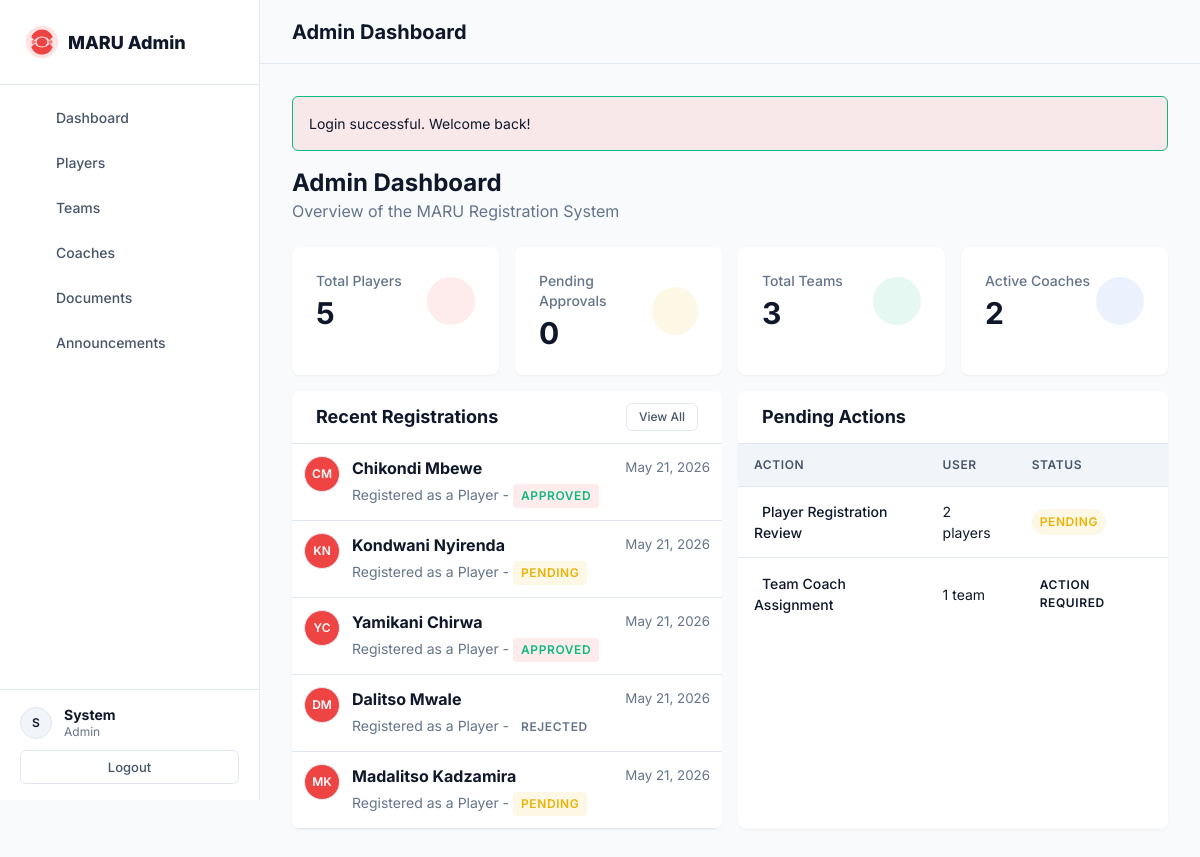
The page /admin (signed in) on the database its author committed.
### tables this page shows
CREATE TABLE IF NOT EXISTS players (
    id INT AUTO_INCREMENT PRIMARY KEY,
    user_id INT NOT NULL UNIQUE,
    team_id INT NULL,
    date_of_birth DATE NOT NULL,
    gender ENUM('male', 'female', 'other') NOT NULL,
    nationality VARCHAR(100) NOT NULL,
    address TEXT,
    position VARCHAR(50),
    playing_experience INT DEFAULT 0,
    previous_clubs TEXT,
    emergency_contact_name VARCHAR(100),
    emergency_contact_phone VARCHAR(20),
    emergency_contact_relationship VARCHAR(50),
    registration_status ENUM('pending', 'under_review', 'approved', 'rejected') DEFAULT 'pending',
    registration_notes TEXT,
    registered_at TIMESTAMP DEFAULT CURRENT_TIMESTAMP,
    reviewed_at TIMESTAMP NULL,
    reviewed_by INT NULL,
    FOREIGN KEY (user_id) REFERENCES users(id) ON DELETE CASCADE,
    FOREIGN KEY (team_id) REFERENCES teams(id) ON DELETE SET NULL,
    FOREIGN KEY (reviewed_by) REFERENCES users(id) ON DELETE SET NULL
);

CREATE TABLE IF NOT EXISTS users (
    id INT AUTO_INCREMENT PRIMARY KEY,
    email VARCHAR(255) UNIQUE NOT NULL,
    password VARCHAR(255) NOT NULL,
    role ENUM('player', 'coach', 'admin') NOT NULL,
    first_name VARCHAR(100) NOT NULL,
    last_name VARCHAR(100) NOT NULL,
    phone VARCHAR(20),
    avatar VARCHAR(255) DEFAULT NULL,
    is_active TINYINT(1) DEFAULT 1,
    created_at TIMESTAMP DEFAULT CURRENT_TIMESTAMP,
    updated_at TIMESTAMP DEFAULT CURRENT_TIMESTAMP ON UPDATE CURRENT_TIMESTAMP
);

### index.php (called while the page is built, shortened)
<?php
spl_autoload_register(function ($class) {
    $prefix = 'App\\';
    $base_dir = __DIR__ . '/src/';
    $len = strlen($prefix);
    $relative_class = substr($class, $len);
    $file = $base_dir . str_replace('\\', '/', $relative_class) . '.php';
    $config_file = __DIR__ . '/config/' . str_replace('\\', '/', $relative_class) . '.php';
});
$router = new Router();
$router->get('/', 'PageController@welcome');
$router->get('/login', 'AuthController@showLogin');
$router->post('/login', 'AuthController@login');
$router->get('/register', 'AuthController@showRegister');
$router->get('/register/player', 'AuthController@showPlayerRegister');
$router->post('/register/player', 'AuthController@registerPlayer');
$router->get('/register/coach', 'AuthController@showCoachRegister');
$router->post('/register/coach', 'AuthController@registerCoach');
$router->post('/logout', 'AuthController@logout');
$router->get('/player/profile', 'PlayerController@showProfile', ['AuthMiddleware']);
$router->get('/player/profile/edit', 'PlayerController@editProfile', ['AuthMiddleware']);
$router->post('/player/profile/edit', 'PlayerController@updateProfile', ['AuthMiddleware']);
$router->get('/player/status', 'PlayerController@showStatus', ['AuthMiddleware']);
$router->post('/player/documents/upload', 'DocumentController@upload', ['AuthMiddleware']);
$router->get('/coach/profile', 'CoachController@showProfile', ['AuthMiddleware', 'RoleMiddleware:coach']);
$router->get('/coach/edit', 'CoachController@editProfile', ['AuthMiddleware', 'RoleMiddleware:coach']);
$router->post('/coach/edit', 'CoachController@updateProfile', ['AuthMiddleware', 'RoleMiddleware:coach']);
$router->get('/coach/team', 'CoachController@showTeam', ['AuthMiddleware', 'RoleMiddleware:coach']);
$router->get('/admin', 'AdminController@dashboard', ['AuthMiddleware', 'RoleMiddleware:admin']);
$router->get('/admin/profile', 'AdminController@profile', ['AuthMiddleware', 'RoleMiddleware:admin']);
$router->post('/admin/profile/update', 'AdminController@updateProfile', ['AuthMiddleware', 'RoleMiddleware:admin']);
$router->post('/admin/profile/password', 'AdminController@changePassword', ['AuthMiddleware', 'RoleMiddleware:admin']);
$router->get('/admin/admins/create', 'AdminController@createAdminForm', ['AuthMiddleware', 'RoleMiddleware:admin']);
$router->post('/admin/admins/create', 'AdminController@createAdmin', ['AuthMiddleware', 'RoleMiddleware:admin']);
$router->get('/admin/players', 'AdminController@players', ['AuthMiddleware', 'RoleMiddleware:admin']);
$router->get('/admin/players/create', 'AdminController@createPlayerForm', ['AuthMiddleware', 'RoleMiddleware:admin']);
$router->post('/admin/players/create', 'AdminController@createPlayer', ['AuthMiddleware', 'RoleMiddleware:admin']);
$router->get('/admin/players/{id}', 'AdminController@playerDetail', ['AuthMiddleware', 'RoleMiddleware:admin']);
$router->post('/admin/players/{id}/status', 'AdminController@updatePlayerStatus', ['AuthMiddleware', 'RoleMiddleware:admin']);
$router->get('/admin/coaches', 'AdminController@coaches', ['AuthMiddleware', 'RoleMiddleware:admin']);
$router->get('/admin/coaches/create', 'AdminController@createCoachForm', ['AuthMiddleware', 'RoleMiddleware:admin']);
$router->post('/admin/coaches/create', 'AdminController@createCoach', ['AuthMiddleware', 'RoleMiddleware:admin']);
$router->get('/admin/coaches/{id}', 'AdminController@coachDetail', ['AuthMiddleware', 'RoleMiddleware:admin']);
$router->post('/admin/coaches/{id}/status', 'AdminController@updateCoachStatus', ['AuthMiddleware', 'RoleMiddleware:admin']);
$router->get('/admin/teams', 'AdminController@teams', ['AuthMiddleware', 'RoleMiddleware:admin']);
$router->get('/admin/teams/create', 'AdminController@createTeamForm', ['AuthMiddleware', 'RoleMiddleware:admin']);
$router->post('/admin/teams/create', 'AdminController@createTeam', ['AuthMiddleware', 'RoleMiddleware:admin']);
$router->get('/admin/teams/{id}', 'AdminController@teamDetail', ['AuthMiddleware', 'RoleMiddleware:admin']);
$router->get('/admin/documents', 'AdminController@documents', ['AuthMiddleware', 'RoleMiddleware:admin']);
$router->post('/admin/documents/{id}/verify', 'AdminController@verifyDocument', ['AuthMiddleware', 'RoleMiddleware:admin']);
$router->post('/admin/notifications/send', 'AdminController@sendNotification', ['AuthMiddleware', 'RoleMiddleware:admin']);
$router->get('/admin/announcements', 'AdminController@announcements', ['AuthMiddleware', 'RoleMiddleware:admin']);
$router->get('/admin/announcements/create', 'AdminController@createAnnouncementForm', ['AuthMiddleware', 'RoleMiddleware:admin']);
$router->post('/admin/announcements/create', 'AdminController@createAnnouncement', ['AuthMiddleware', 'RoleMiddleware:admin']);
$router->dispatch();

### src/controllers/AdminController.php (called while the page is built, shortened)
<?php
class AdminController
{
    protected function render(string $view, array $data = [], string $layout = 'admin'): void
    {
        extract($data);
        $contentView = __DIR__ . "/../../views/pages/{$view}.php";
        require $contentView;
    }
    public function dashboard(): void
    {
        $db = Database::getConnection();
        $recentPlayersStmt = $db->query("
            SELECT p.*, u.first_name, u.last_name, u.avatar
            FROM players p
            JOIN users u ON p.user_id = u.id
            ORDER BY p.registered_at DESC
            LIMIT 5
        ");
        $recentPlayers = $recentPlayersStmt->fetchAll(PDO::FETCH_ASSOC);
        $pendingItems = [];
        $pendingPlayersStmt = $db->query("
            SELECT COUNT(*) FROM players WHERE registration_status = 'pending'
        ");
        $pendingPlayerCount = (int) $pendingPlayersStmt->fetchColumn();
        if ($pendingPlayerCount > 0) {
            $pendingItems[] = [
                'action' => 'Player Registration Review',
                'user' => $pendingPlayerCount . ' player' . ($pendingPlayerCount > 1 ? 's' : ''),
                'status' => 'Pending',
                'badgeClass' => 'badge-warning',
                'icon' => 'ph-users'
            ];
        }
        $unassignedTeamsStmt = $db->query("
            SELECT COUNT(*) FROM teams WHERE coach_id IS NULL
        ");
        $unassignedTeamCount = (int) $unassignedTeamsStmt->fetchColumn();
        if ($unassignedTeamCount > 0) {
            $pendingItems[] = [
                'action' => 'Team Coach Assignment',
                'user' => $unassignedTeamCount . ' team' . ($unassignedTeamCount > 1 ? 's' : ''),
                'status' => 'Action Required',
                'badgeClass' => 'badge-danger',
                'icon' => 'ph-trophy'
            ];
        }
        $data = [
            'totalPlayers' => Player::count() ?? 0,
            'pendingRegistrations' => Player::countPending() ?? 0,
            'totalTeams' => Team::count() ?? 0,
            'totalCoaches' => Coach::count() ?? 0,
            'recentPlayers' => $recentPlayers,
            'pendingItems' => $pendingItems,
            'pageTitle' => 'Admin Dashboard'
        ];
        $this->render('admin/dashboard', $data);
    }
}

### views/pages/admin/dashboard.php (the view, shortened to what this page needs)
<div class="page-header mb-4">
    <div class="header-content">
        <h1 class="text-2xl font-bold">Admin Dashboard</h1>
        <p class="text-muted">Overview of the MARU Registration System</p>
    </div>
</div>
<div class="stats-grid grid grid-4 gap-4 mb-4">
    <div class="card stat-card shadow-sm border-0">
        <div class="card-body flex items-center justify-between p-4">
            <div>
                <p class="stat-label text-muted mb-1 font-medium text-sm uppercase">Total Players</p>
                <h3 class="stat-value text-3xl font-bold mb-0"><?= number_format($totalPlayers) ?></h3>
            </div>
            <div class="stat-icon text-primary bg-primary-light rounded-circle p-3 flex items-center justify-center" style="width: 48px; height: 48px;">
            </div>
        </div>
    </div>
    <div class="card stat-card shadow-sm border-0">
        <div class="card-body flex items-center justify-between p-4">
            <div>
                <p class="stat-label text-muted mb-1 font-medium text-sm uppercase">Pending Approvals</p>
                <h3 class="stat-value text-3xl font-bold mb-0"><?= number_format($pendingRegistrations) ?></h3>
            </div>
            <div class="stat-icon text-warning bg-warning-light rounded-circle p-3 flex items-center justify-center" style="width: 48px; height: 48px;">
            </div>
        </div>
    </div>
    <div class="card stat-card shadow-sm border-0">
        <div class="card-body flex items-center justify-between p-4">
            <div>
                <p class="stat-label text-muted mb-1 font-medium text-sm uppercase">Total Teams</p>
                <h3 class="stat-value text-3xl font-bold mb-0"><?= number_format($totalTeams) ?></h3>
            </div>
            <div class="stat-icon text-success bg-success-light rounded-circle p-3 flex items-center justify-center" style="width: 48px; height: 48px;">
            </div>
        </div>
    </div>
    <div class="card stat-card shadow-sm border-0">
        <div class="card-body flex items-center justify-between p-4">
            <div>
                <p class="stat-label text-muted mb-1 font-medium text-sm uppercase">Active Coaches</p>
                <h3 class="stat-value text-3xl font-bold mb-0"><?= number_format($totalCoaches) ?></h3>
            </div>
            <div class="stat-icon text-info bg-info-light rounded-circle p-3 flex items-center justify-center" style="width: 48px; height: 48px;">
            </div>
        </div>
    </div>
</div>
<div class="grid grid-2 gap-4">
    <div class="card shadow-sm border-0">
        <div class="card-header border-bottom flex justify-between items-center bg-white py-3">
            <h2 class="text-lg font-bold m-0">Recent Registrations</h2>
            <a href="/admin/players" class="btn btn-sm btn-outline-secondary">View All</a>
        </div>
        <div class="card-body p-0">
            <?php if (!empty($recentPlayers)): ?>
                <div class="activity-list">
                    <?php foreach ($recentPlayers as $player): ?>
                        <div class="activity-item p-3 border-bottom flex items-start hover-bg-light transition">
                            <div class="avatar avatar-sm bg-primary text-white rounded-circle mr-3 flex-shrink-0 flex items-center justify-center overflow-hidden" style="width: 36px; height: 36px;">
                                <?php if (!empty($player['avatar'])): ?>
                                    <img src="/public/uploads/avatars/<?= htmlspecialchars($player['avatar']) ?>" alt="Avatar" class="avatar-img" loading="lazy">
                                <?php else: ?>
                                    <?= strtoupper(substr($player['first_name'] ?? 'P', 0, 1)) ?><?= strtoupper(substr($player['last_name'] ?? '', 0, 1)) ?>
                                <?php endif; ?>
                            </div>
                            <div class="flex-1">
                                <div class="flex justify-between items-center mb-1">
                                    <strong class="text-dark"><?= htmlspecialchars(($player['first_name'] ?? '') . ' ' . ($player['last_name'] ?? '')) ?></strong>
                                    <small class="text-muted"><?= date('M j, Y', strtotime($player['registered_at'] ?? 'now')) ?></small>
                                </div>
                                <p class="text-sm text-muted m-0">Registered as a Player - <span class="badge <?= $player['registration_status'] === 'approved' ? 'badge-success' : ($player['registration_status'] === 'rejected' ? 'badge-danger' : 'badge-warning') ?>"><?= ucfirst(str_replace('_', ' ', $player['registration_status'] ?? 'pending')) ?></span></p>
                            </div>
                        </div>
                    <?php endforeach; ?>
                </div>
            <?php endif; ?>
        </div>
    </div>
    <div class="card shadow-sm border-0">
        <div class="card-header border-bottom flex justify-between items-center bg-white py-3">
            <h2 class="text-lg font-bold m-0">Pending Actions</h2>
        </div>
        <div class="card-body p-0">
            <?php if (!empty($pendingItems)): ?>
                <div class="table-responsive">
                    <table class="table table-hover m-0">
                        <thead class="bg-light">
                            <tr>
                                <th class="border-top-0">Action</th>
                                <th class="border-top-0">User</th>
                                <th class="border-top-0">Status</th>
                            </tr>
                        </thead>
                        <tbody>
                            <?php foreach ($pendingItems as $item): ?>
                                <tr>
                                    <td class="font-medium text-dark"><i class="ph <?= $item['icon'] ?> mr-2" style="color: var(--color-primary);"></i> <?= htmlspecialchars($item['action']) ?></td>
                                    <td><?= htmlspecialchars($item['user']) ?></td>
                                    <td><span class="badge <?= $item['badgeClass'] ?> rounded-pill px-2 py-1"><?= htmlspecialchars($item['status']) ?></span></td>
                                </tr>
                            <?php endforeach; ?>
                        </tbody>
                    </table>
                </div>
            <?php endif; ?>
        </div>
    </div>
</div>

### src/helpers/Router.php (shortened to what this page needs)
<?php
class Router {
    private array $routes = [
        'GET' => [],
        'POST' => []
    ];
    private function addRoute(string $method, string $path, string|callable $handler, array $routeMiddleware = []): void {
        $pattern = preg_replace('/\{([a-zA-Z0-9_]+)\}/', '(?P<$1>[a-zA-Z0-9_-]+)', $path);
        $pattern = "#^" . $pattern . "$#";
        $this->routes[$method][$pattern] = $handler;
    }
    public function dispatch(): void {
        $method = $_SERVER['REQUEST_METHOD'];
        $path = parse_url($_SERVER['REQUEST_URI'], PHP_URL_PATH);
        foreach ($this->routes[$method] as $pattern => $handler) {
            if (preg_match($pattern, $path, $matches)) {
                $params = array_filter($matches, 'is_string', ARRAY_FILTER_USE_KEY);
                if (is_callable($handler)) {
                    call_user_func_array($handler, $params);
                } else {
                    $this->invokeController($handler, $params);
                }
                return;
            }
        }
    }
    private function invokeController(string $handler, array $params): void {
        list($controllerName, $methodName) = explode('@', $handler);
        $controllerClass = "App\\Controllers\\" . $controllerName;
        if (class_exists($controllerClass)) {
            $controller = new $controllerClass();
            if (method_exists($controller, $methodName)) {
                call_user_func_array([$controller, $methodName], $params);
                return;
            }
        }
    }
}

### rows shown on the page
players: user "5", playing_experience "3", id "2", user.first_name "K", user.last_name "N", user.last_name "Kondwani Nyirenda", registered_at "May 21, 2026", registration_status "PENDING"
players: user.first_name "C", user.last_name "M", user.last_name "Chikondi Mbewe", registered_at "May 21, 2026", registration_status "APPROVED"
players: user.first_name "Y", user.last_name "C", user.last_name "Yamikani Chirwa", registered_at "May 21, 2026", registration_status "APPROVED"
players: user.first_name "D", user.last_name "M", user.last_name "Dalitso Mwale", registered_at "May 21, 2026", registration_status "REJECTED"
players: user.first_name "M", user.last_name "K", user.last_name "Madalitso Kadzamira", registered_at "May 21, 2026", registration_status "PENDING"

### other values the page prints
$pageTitle "Admin Dashboard"
$message "Login successful. Welcome back!"
$pendingRegistrations "0"
$item['action'] "Player Registration Review"
$item['user'] "2 players"
$item['status'] "PENDING"
$item['action'] "Team Coach Assignment"
$item['user'] "1 team"
$item['status'] "ACTION REQUIRED"
